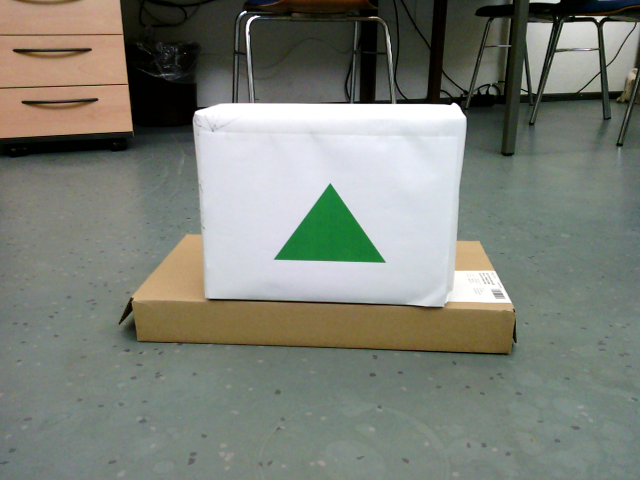
#> input picture klein/Dreiecks/datei/011.png, 1280 x 960 px, found by its file name (shown at 1/2 size)
$ python PnP_Solver.py
#> lines starting #> are read from the running program, lines starting #| are printed output that depends on the picture
import numpy as np
import cv2 as cv
import glob

with np.load("./klein/PnP_Slover/datei/cali_oben.npz") as file:
#> (reads klein/PnP_Slover/datei/cali_oben.npz from the repository)
    mtx, dist, _, _ = [file[i] for i in ("mtx", "dist", "rvecs", "tvecs")]


def draw(img, corners, imgpts):
    corner = tuple(corners2[0].ravel())
    img = cv.line(img, corner, tuple(imgpts[0].ravel()), (255, 0, 0), 5)
    img = cv.line(img, corner, tuple(imgpts[1].ravel()), (0, 255, 0), 5)
    img = cv.line(img, corner, tuple(imgpts[2].ravel()), (0, 0, 255), 5)
    return img


objp = np.array([[0,98,0], [70, 0, 0], [14, 98, 0]], np.float32)
axis = np.float32([[30, 0, 0], [0, 30, 0], [0, 0, -30]]).reshape(-1, 3)

img = cv.imread("./klein/Dreiecks/datei/011.png")
#> img is the input picture: shape (960, 1280, 3); mean B, G, R 117.8, 127.4, 123.5
gray = cv.cvtColor(img, cv.COLOR_BGR2GRAY)
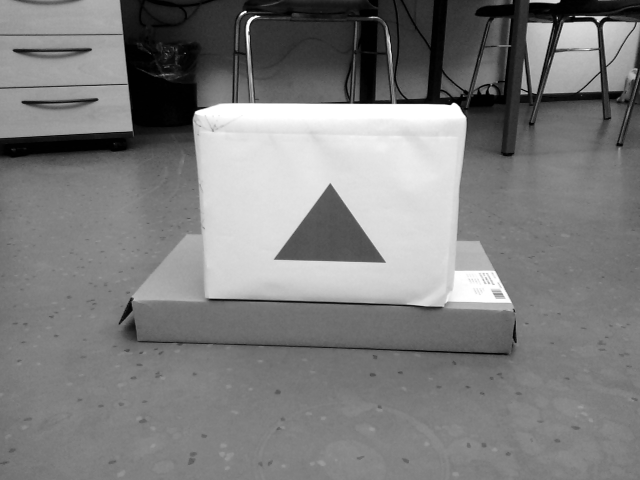
#> gray: shape (960, 1280) (shown at 1/2 size); min 0, max 255, mean 125.1
corners2 = np.array([[548, 516], [660, 368], [769, 523]], np.float32)

#> (the run stopped early here; a loop or call above may not have finished)
